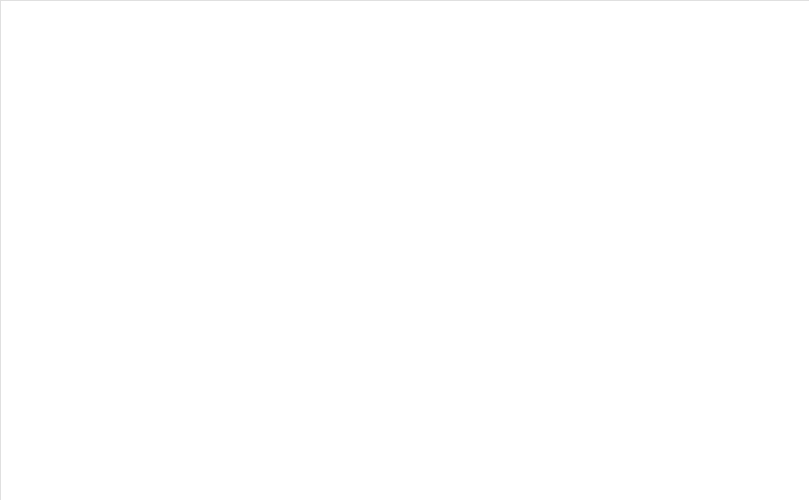
Frame 1 (no input)
Frame 60 (the mouse pressed at the canvas centre just before this capture): identical to frame 1, image omitted
Frame 120 (the mouse held since frame 60 and released just before this capture): identical to frame 1, image omitted

The Processing sketch that drew this single still picture (run headless with seeded random() and noise(); from frame 60 on, the mouse is pressed at the canvas centre):

// Processing sketch: golden_ratio
// ── golden_ratio.pde
/* Playing with the Golden Ratio
 *
 * author: Spencer Mathews
 * date: 5/2016
 */

float phi = (1+sqrt(5))/2;  // 1.618033988749894848204586834365638117720

void setup() {
  size(809, 500);
}

void draw() {
  background(255,0,0);

  drawGoldenRectangle(0, 0, height);
}


void drawGoldenRectangle(float x, float y, float s) {
  float w=0;
  if (w<0) w=0;
  strokeWeight(w);
  float o=0;
  rect(x, y, o+x+s*phi, o+y+s);
  //rect(x, y, s, s);
  //rect(x+s, y, o+x+s*phi, y+s);
}
